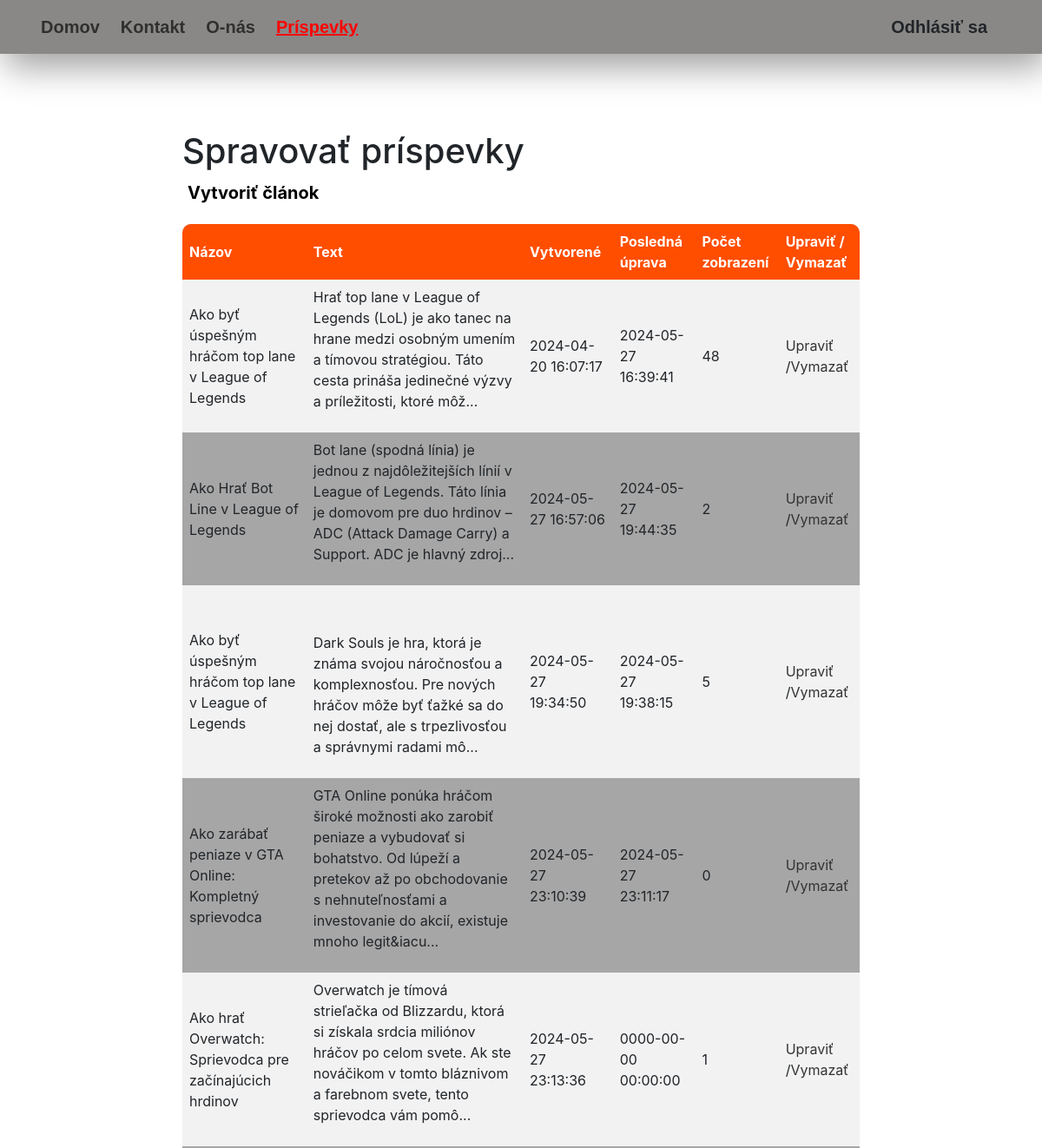
Page /manage_post.php (signed in, upper part) on the earlier database version.
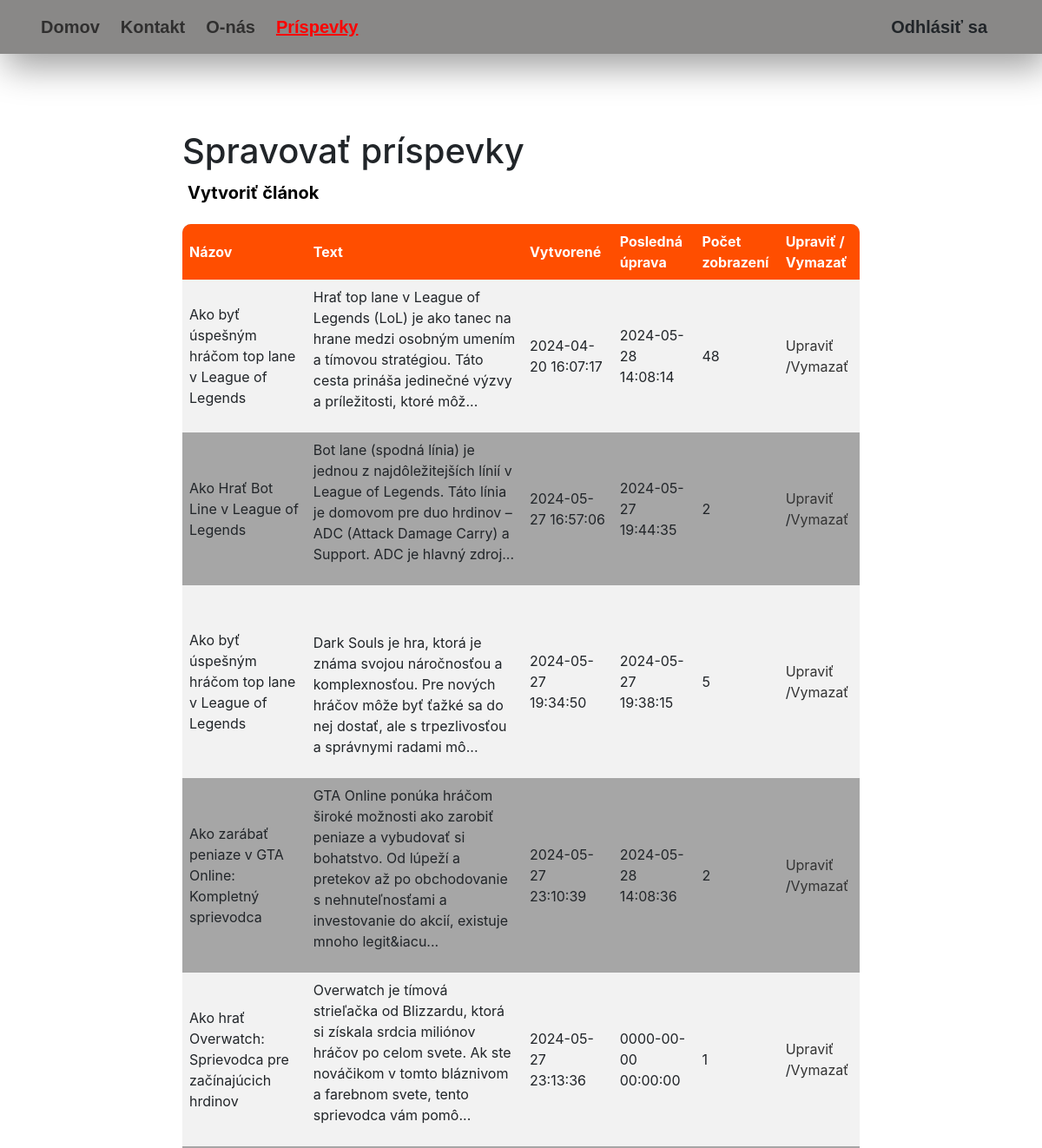
Same page on the later database version.
### tables this page shows
CREATE TABLE `stats` (
  `stat_id` int(11) NOT NULL,
  `post_id` int(11) NOT NULL,
  `views` int(11) NOT NULL DEFAULT 0
);

CREATE TABLE `posts` (
  `post_id` int(11) NOT NULL,
  `user_id` int(11) DEFAULT NULL,
  `title` varchar(255) NOT NULL,
  `content` text NOT NULL,
  `category_id` int(11) DEFAULT NULL,
  `created_at` datetime NOT NULL DEFAULT current_timestamp(),
  `last_update` datetime NOT NULL,
  `title_img` varchar(255) DEFAULT NULL
);

### class/db_oop.php (called while the page is built, shortened)
<?php
class Database {
    public function __construct() {
        try {
            $this->pdo = new PDO('mysql:host=localhost;dbname=sj_projekt', "root", "");
        } catch (PDOException $error) {
            echo "Pripojenie zlyhalo: " . $error->getMessage();
        }
    }
}

### action/manage_post_act.php (called while the page is built, shortened)
<?php
$post = new Post();
$posts = $post->get_all_post();

### class/crud_post_opp.php (called while the page is built, shortened)
<?php
require_once 'db_oop.php';
class Post extends Database {
    function get_all_post() {
        $query = "SELECT * FROM posts p JOIN stats s ON p.post_id = s.post_id WHERE user_id = :user_id;";
        $stmt = $this->pdo->prepare($query);
        $stmt->bindParam(':user_id', $_SESSION['user_id']);
        $stmt->execute();
        return $stmt->fetchAll(PDO::FETCH_ASSOC);
    }
}

### manage_post.php (the view, shortened to what this page needs)
<?php
require_once 'includes/head.php';
require_once 'class/crud_post_opp.php';
require_once 'action/manage_post_act.php';
?>
<body>
    <?php require_once('includes/header.php') ?>
    <main>
        <section class="container-manage-post">
            <div style="table-head">
                <h1>Spravovať príspevky</h1>
                <button type="button" class="button" data-bs-toggle="modal" data-bs-target="#createPostModal">Vytvoriť článok</button>
            </div>
            <table>
                <tr>
                    <th>Názov</th>
                    <th>Text</th>
                    <th>Vytvorené</th>
                    <th>Posledná úprava</th>
                    <th>Počet zobrazení</th>
                    <th>Upraviť / Vymazať</th>
                </tr>
                <?php foreach ($posts as $row): ?>
                    <tr>
                        <td><?php echo $row['title']; ?></td>
                        <td><?php echo substr($row['content'], 0, 255)."..."; ?></td>
                        <td><?php echo $row['created_at']; ?></td>
                        <td><?php echo $row['last_update']; ?></td>
                        <td><?php echo $row['views']; ?></td>
                        <td>
                            <a href='#' class='edit-link' data-id='<?php echo $row['post_id']; ?>' data-row='<?php echo htmlspecialchars(json_encode($row), ENT_QUOTES, 'UTF-8'); ?>'>Upraviť</a>
                            /<a href='manage_post.php?delete_id=<?php echo $row['post_id']; ?>'>Vymazať</a>
                        </td>
                    </tr>
                <?php endforeach; ?>
            </table>
        </section>
    </main>
</body>
</html>

Differences in the rows shown:
changed through a linked row, stats (number 1 of 5 on the later page): post.last_update "2024-05-27 16:39:41" → "2024-05-28 14:08:14"
changed stats "Ako zarábať peniaze v GTA Online: Kompletný sprievodca": post.last_update "2024-05-27 23:11:17" → "2024-05-28 14:08:36"; views "0" → "2"
